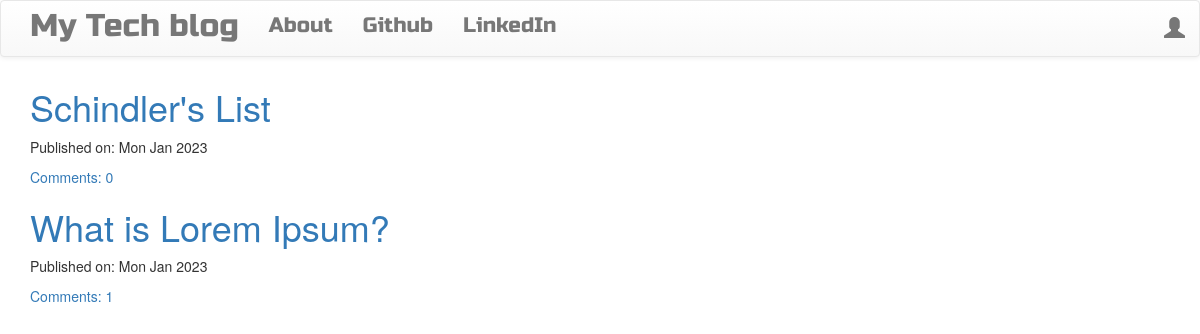
The page / on the database its author committed.
### blog/models.py (models this page shows, shortened)
class Post(models.Model):
    author = models.ForeignKey('auth.User',on_delete=models.CASCADE)
    title = models.CharField(max_length=200)
    text = models.TextField()
    created_date = models.DateTimeField(default=timezone.now)
    published_date = models.DateTimeField(blank=True, null=True)
    def approve_comments(self):
        return self.comments.filter(approved_comment=True)

### blog/views.py (the view)
# urls.py: re_path(r'^$',views.PostListView.as_view(),name='post_list'),
class PostListView(ListView):
    model = Post
    def get_queryset(self):
        return Post.objects.filter(published_date__lte=timezone.now()).order_by('-published_date')

### blog/templates/blog/post_list.html
{% extends 'blog/base.html' %}
{% block content %}
<div class="centerstage">
    {% for post in post_list %}
        <div class="post">
            <h1><a href="{% url 'post_detail' pk=post.pk %}">{{ post.title }}</a></h1>
            <div class="date">
                <p>Published on: {{ post.published_date|date:"D M Y"}}</p>
            </div>
            <a href="{% url 'post_detail' pk=post.pk %}">Comments: {{ post.approve_comments.count }}</a>
        </div>
    {% endfor %}
</div>
{% endblock %}

### blog/templates/blog/base.html (shortened to what this page needs)
<!DOCTYPE html>
{% load static %}
<html lang="en">
<head>
    <link rel="stylesheet" href="https://maxcdn.bootstrapcdn.com/bootstrap/3.3.7/css/bootstrap.min.css">
    <link rel="stylesheet" href="https://maxcdn.bootstrapcdn.com/bootstrap/3.3.7/css/bootstrap-theme.min.css">
    <link rel="stylesheet" href="//cdn.jsdelivr.net/medium-editor/latest/css/medium-editor.min.css" type="text/css" media="screen" charset="utf-8">
    <link rel="stylesheet" href="{% static 'css/blog.css' %}">
</head>
<body>
    <body>
        <nav class="navbar navbar-default techfont custom-navbar">
          <div class="container">
            <ul class="nav navbar-nav">
              <li><a class='navbar-brand bigbrand' href="{% url 'post_list' %}">My Tech blog</a></li>
              <li><a href="{% url 'about' %}">About</a></li>
              <li><a href="https://github.com/NomadCoder101">Github</a></li>
              <li><a href="https://www.linkedin.com">LinkedIn</a></li>
            </ul>
            <ul class="nav navbar-nav navbar-right">
                {% if user.is_authenticated %}
                <li>
                  <a href="{% url 'post_new' %}" >New Post</a>
                </li>
                <li>
                  <a href="{% url 'post_draft_list' %}">Drafts</a>
                </li>
                <li>
                  <a href="{% url 'logout' %}" >Log out</a>
                </li>
                <li>
                  <a >Welcome: {{ user.username }}</a>
                </li>
                  {% else %}
                  <li><a class='nav navbar-right' href="{% url 'login' %}" ><span class="glyphicon glyphicon-user"></span></a></li>
                {% endif %}
              </ul>
          </div>
        </nav>
        <div class="content container">
            <div class="row">
                <div class="col-md-8">
                  <div class="blog_posts">
                    {% block content %}
                    {% endblock %}
                  </div>
                </div>
            </div>
        </div>
</body>
</html>

### blog/static/css/blog.css (style rules this page uses)
.techfont { font-family: 'Russo One', sans-serif; font-size: 1.5em; margin-bottom: 10px; }
.centerstage { margin-left: auto; margin-right: auto; }
.bigbrand { font-size: 1.5em; }

### rows shown on the page
Post: title "Schindler's List", published_date "Mon Jan 2023", approve_comments.count "0"
Post: title "What is Lorem Ipsum?", published_date "Mon Jan 2023", approve_comments.count "1"
